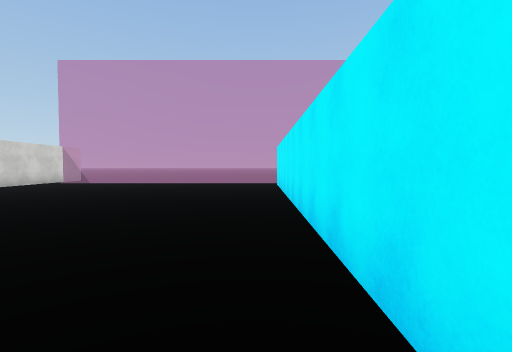
view 1 (above)

24 first-person views from a walk through a scene from a Unity 3-D project. The camera is 1.4 m above the floor, tilts 2° down and sees 85° across. The floor is counted in squares, 2 m on a side. Each view is taken from the middle of a square. On the plan, view 1 faces up. The plan holds only what a view shows up to about 9 squares ahead; the rest is blank. The place goes on beyond the plan. The player is left out. Some surface patterns are stand-ins.

view 2
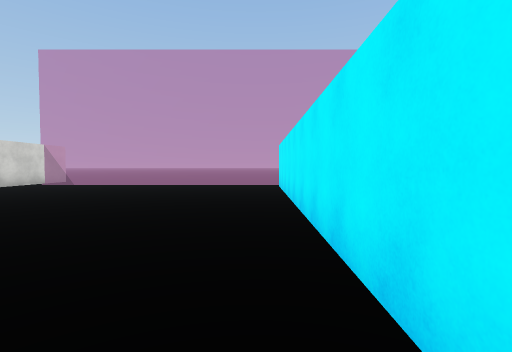

view 3
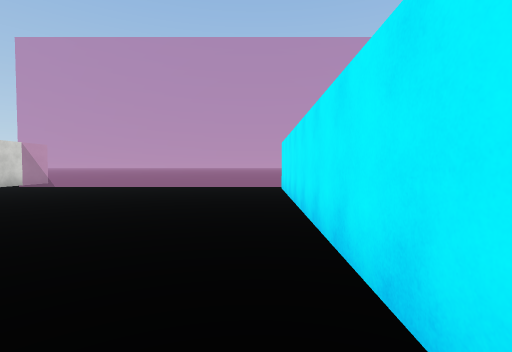

view 4
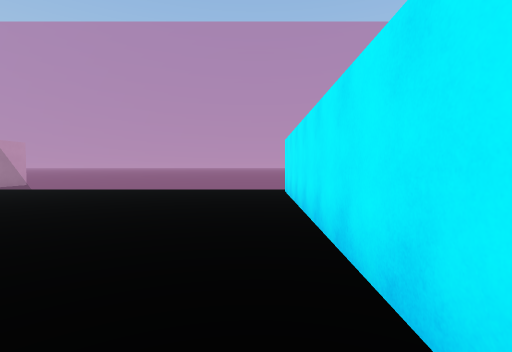

view 5
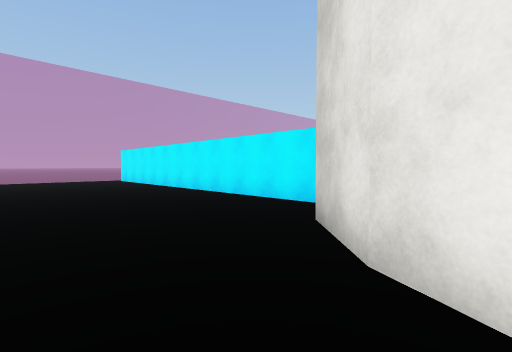

view 6
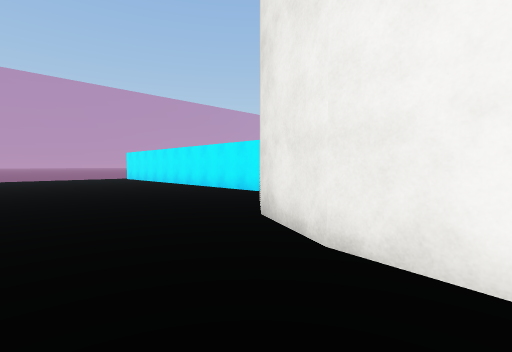

view 7
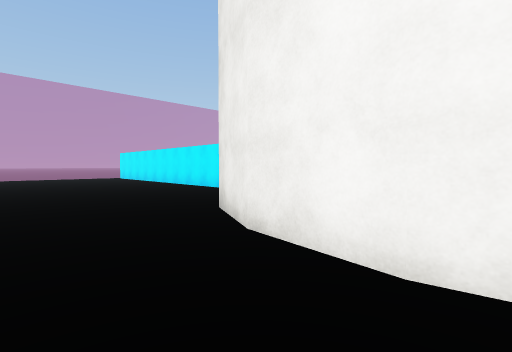

view 8
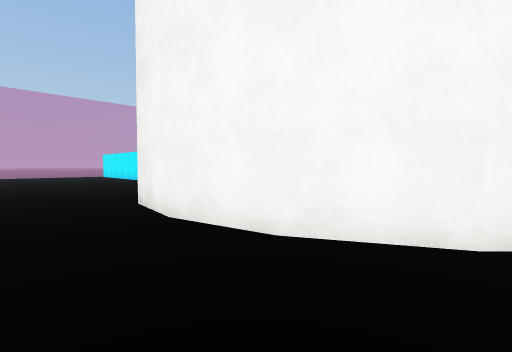

view 9
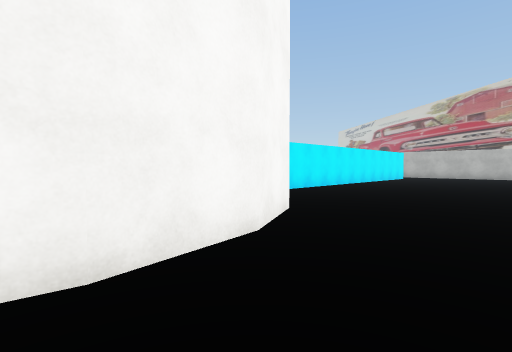

view 10
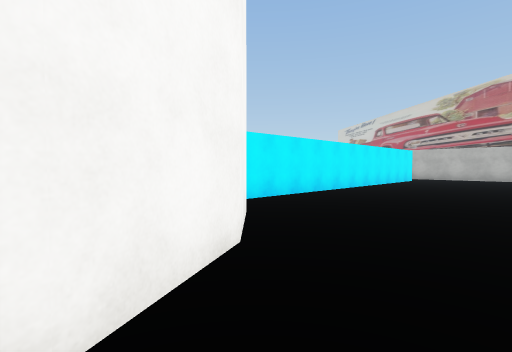

view 11
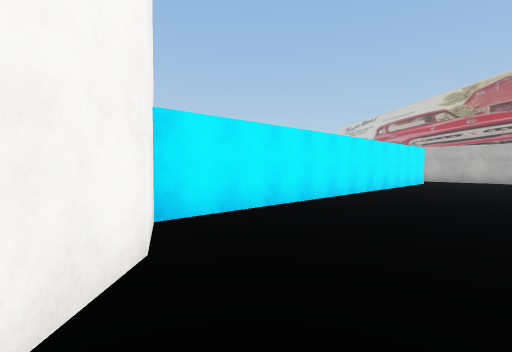

view 12
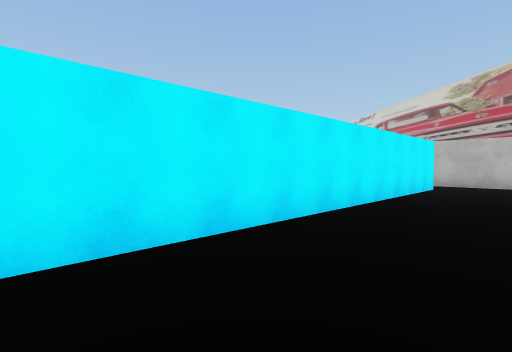

view 13
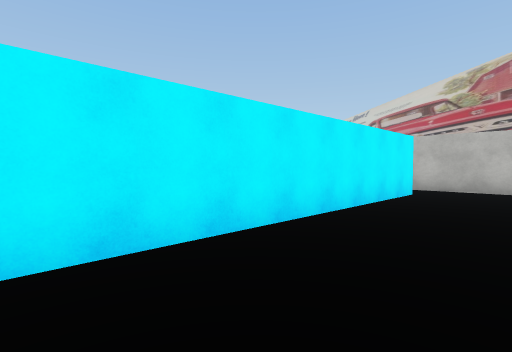

view 14
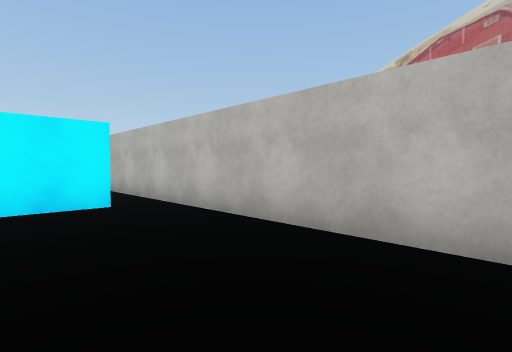

view 15
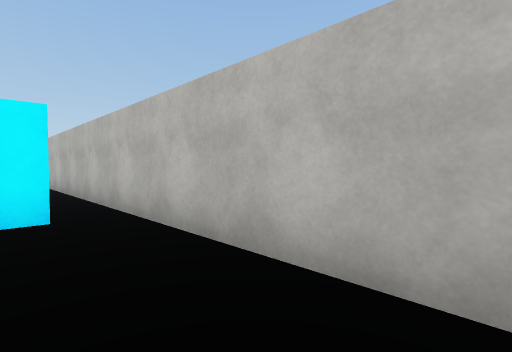

view 16
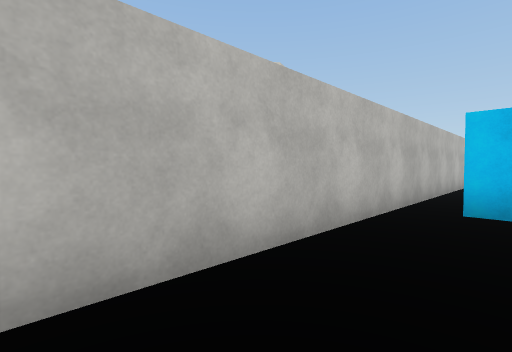

view 17
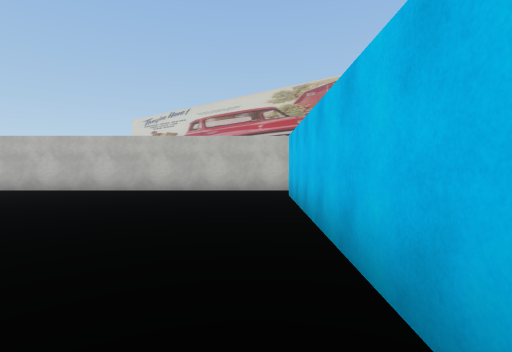

view 18
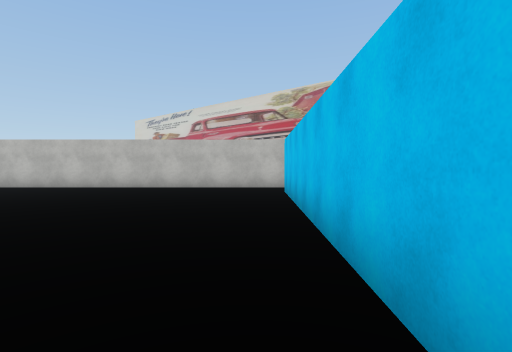

view 19
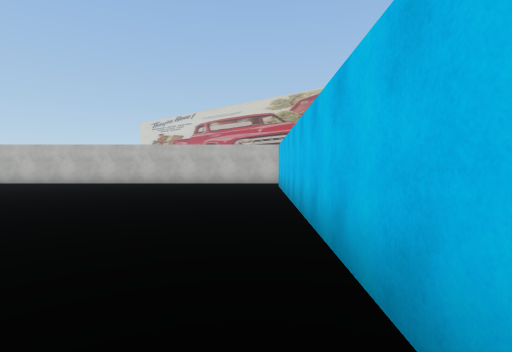

view 20
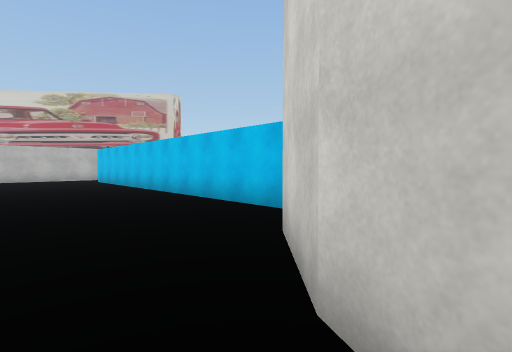

view 21
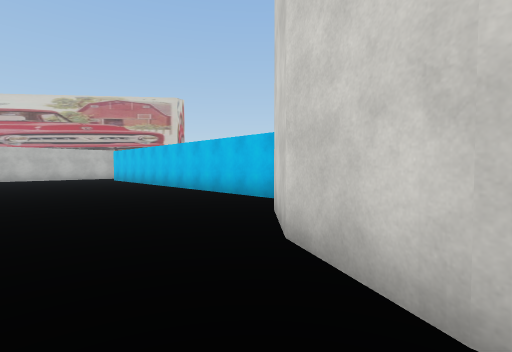

view 22
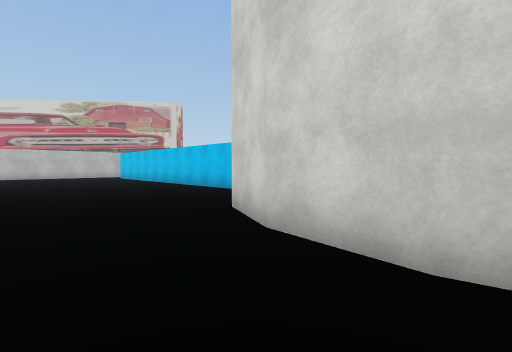

view 23
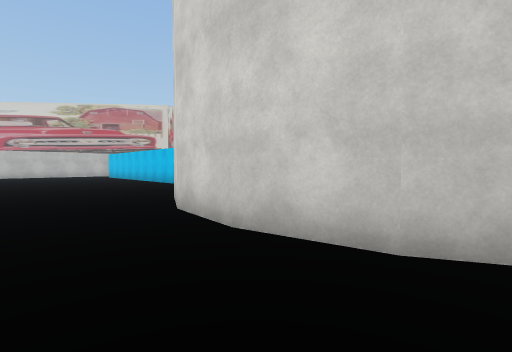

view 24
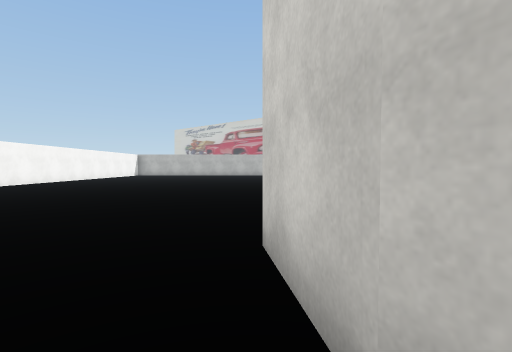

### Floor plan
Points are (right, up) in squares from view 1. A wall is a line through its corners. A room is listed if a view was taken in it or the views show most of it. See-through windows are left out.
Room 1 (views 1, 2, 3, 4, 5, 6, 7, 8, 9, 10, 11, 12, 13, 14, 15)
walls: (0.6, -0.1) (0.8, 10.9); (-5, -22.5) (0.4, -22.5); (0.1, -21.6) (0.4, -10.6) (-0.9, -9.9) (-2.1, -8.7) (-2.9, -7.2) (-3.1, -5.5) (-2.9, -3.7) (-2.1, -2.2) (-0.9, -1); (-7.9, 12) (-7.9, 8.5)
ways out: opening at (1, -22) to room 2
Room 2 (views 16, 17, 18, 19, 20, 21, 22, 23, 24)
walls: (7.3, -3.1) (7.7, -3.7) (7.9, -5.4) (7.7, -7.2) (6.9, -8.7) (5.6, -9.9); (4.4, -10.8) (4.2, -21.7); (0.4, -22.5) (12.8, -22.5)
ways out: opening at (1, -22) to room 1

Where each view was taken, in squares from view 1:
view 1: 0 up, 0 right, facing up
view 2: 1 up, 0 right, facing up
view 3: 2 up, 0 right, facing up
view 4: 3 up, 0 right, facing up
view 5: 3 down, 4 left, facing up-right
view 6: 5 down, 5 left, facing up-right
view 7: 6 down, 5 left, facing up-right
view 8: 9 down, 5 left, facing up-right
view 9: 5 down, 5 left, facing down-right
view 10: 7 down, 4 left, facing down-right
view 11: 9 down, 3 left, facing down-right
view 12: 12 down, 2 left, facing down-right
view 13: 14 down, 2 left, facing down-right
view 14: 20 down, 5 left, facing down-right
view 15: 21 down, 4 left, facing down-right
view 16: 21 down, 9 right, facing down-left
view 17: 15 down, 5 right, facing down
view 18: 14 down, 5 right, facing down
view 19: 12 down, 5 right, facing down
view 20: 8 down, 8 right, facing down-left
view 21: 7 down, 9 right, facing down-left
view 22: 5 down, 10 right, facing down-left
view 23: 3 down, 10 right, facing down-left
view 24: 3 down, 8 right, facing down
